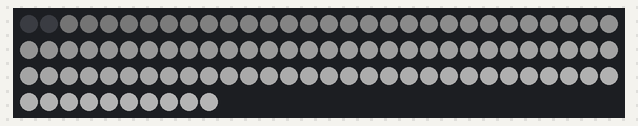
Bench run of a sketch on a simulated Arduino Uno, built with avr-gcc and run on an emulated ATmega328P. On the bench: 100 RGB LEDs in strip order, left to right, continuing on the next row. Dim RGB values are drawn brighter than linear; the strip is taken to match the declared colour order.

Above: at 0.1 s.

The sketch:

walkpixel.ino
```cpp
#include <Adafruit_NeoPixel.h>
#ifdef __AVR__
#include <avr/power.h>
#endif

const int PIN = 11;
const int NUM_PIXELS = 100;

// Parameter 1 = number of pixels in strip
// Parameter 2 = Arduino pin number (most are valid)
// Parameter 3 = pixel type flags, add together as needed:
//   NEO_KHZ800  800 KHz bitstream (most NeoPixel products w/WS2812 LEDs)
//   NEO_KHZ400  400 KHz (classic 'v1' (not v2) FLORA pixels, WS2811 drivers)
//   NEO_GRB     Pixels are wired for GRB bitstream (most NeoPixel products)
//   NEO_RGB     Pixels are wired for RGB bitstream (v1 FLORA pixels, not v2)
//   NEO_RGBW    Pixels are wired for RGBW bitstream (NeoPixel RGBW products)
Adafruit_NeoPixel strip = Adafruit_NeoPixel(NUM_PIXELS, PIN, NEO_RGB + NEO_KHZ800);

// IMPORTANT: To reduce NeoPixel burnout risk, add 1000 uF capacitor across
// pixel power leads, add 300 - 500 Ohm resistor on first pixel's data input
// and minimize distance between Arduino and first pixel.  Avoid connecting
// on a live circuit...if you must, connect GND first.

void setup()
{
// This is for Trinket 5V 16MHz, you can remove these three lines if you are not using a Trinket
#if defined(__AVR_ATtiny85__)
    if (F_CPU == 16000000) clock_prescale_set(clock_div_1);
#endif
    // End of trinket special code

    //  Serial.begin(9600);
    //  Serial.println("Hello");

    strip.begin();
    strip.show(); // Initialize all pixels to 'off'
}

int offset = 0;

void loop()
{
    auto evenColor = strip.Color(39, 0, 255);  // Purple
    auto oddColor = strip.Color(0, 128, 192);  // Aqua
    int numPixels = strip.numPixels();

    gradient(0, numPixels, 2);
    gradient(1, numPixels, 2);
    delay(800);
    colorFill(strip.Color(0, 0, 0));
    delay(200);

    gradient(0, numPixels, 2);
    gradient(1, numPixels, 2);
    delay(200);
    colorFill(strip.Color(0, 0, 0));
    delay(200);

    gradient(0, numPixels, 2);
    gradient(1, numPixels, 2);
    delay(200);
    colorFill(strip.Color(0, 0, 0));
    delay(200);

    for(int index = 0; index < 5; ++index)
    {
      walkPixel(0, numPixels, 2, evenColor, 50);
      walkPixel(1, numPixels, 2, evenColor, 50);
    }
}

void walkPixel(int start, int end, int increment, uint32_t color, int t)
{
    auto offColor = strip.Color(0, 0, 0);
    int prevIndex = start;
    for (int index = start; index < end; index += increment)
    {
        strip.setPixelColor(index, color);
        strip.show();
        delay(t/4);
        strip.setPixelColor(prevIndex, offColor);
        prevIndex = index;
        delay(3*t/4);
        strip.show();
    }
    strip.setPixelColor(prevIndex, offColor);
}


void gradient(int start, int end, int increment)
{
    float r = 64;
    float g = 64;
    float b = 64;
    int numIterations = (end-start)/increment;
    for(int index = start; index < end; index += increment)
    {
      auto i = (index-start) / increment;
      auto c = strip.Color(i*r/numIterations, i*g/numIterations, i*b/numIterations);
      strip.setPixelColor(index, c);
    }
    strip.show();
}

void fillEvenOdd(uint32_t evenColor, uint32_t oddColor)
{
    for (int index = 0; index < strip.numPixels(); ++index)
    {
        if (index % 2 == 0)
        {
            strip.setPixelColor(index, evenColor);
        }
        else
        {
            strip.setPixelColor(index, oddColor);
        }
    }
    strip.show();
}

// Set all the lights to a color
void colorFill(uint32_t c)
{
    for (uint16_t i = 0; i < strip.numPixels(); i++)
    {
        strip.setPixelColor(i, c);
    }
    strip.show();
}

// Fill the dots one after the other with a color
void colorWipe(uint32_t c, uint8_t wait)
{
    for (uint16_t i = 0; i < strip.numPixels(); i++)
    {
        strip.setPixelColor(i, c);
        strip.show();
        delay(wait);
    }
}
```
